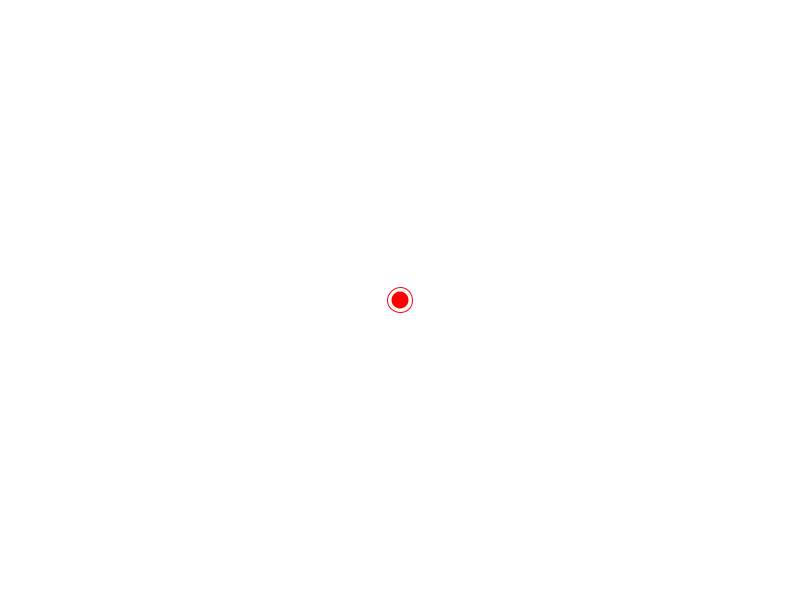
Frame 1 (no input)
Frame 60 (the mouse pressed at the canvas centre just before this capture): identical to frame 1, image omitted
Frame 120 (the mouse held since frame 60 and released just before this capture): identical to frame 1, image omitted

The Processing sketch that drew this single still picture (run headless with seeded random() and noise(); from frame 60 on, the mouse is pressed at the canvas centre):

// Processing sketch: exemple_interpolation_1
// ── exemple_interpolation_1.pde
float posX, posY;
float destX, destY;

void setup() {
  size(800, 600);
  posX = width/2;
  posY = height/2;
  destX = posX;
  destY = posY;
  smooth();
}

void mouseDragged(){
  destX = mouseX;
  destY = mouseY;
}

void mousePressed(){
  destX = mouseX;
  destY = mouseY;
}

void keyPressed(){
  float m = 30;
  destX = random(m, width - m);
  destY = random(m, height - m);

}

void draw() {
  background(255);
  
  posX += (destX - posX) * 0.02;
  posY += (destY - posY) * 0.02;

  //
  stroke(255,0,0,100);
  line(posX, posY, destX, destY);
  
  //pos
  noStroke();
  fill(255,0,0);
  ellipse(posX, posY, 17, 17);
  
  //dest
  noFill();
  stroke(255,0,0);
  ellipse(destX, destY, 25, 25);
  
  
}
